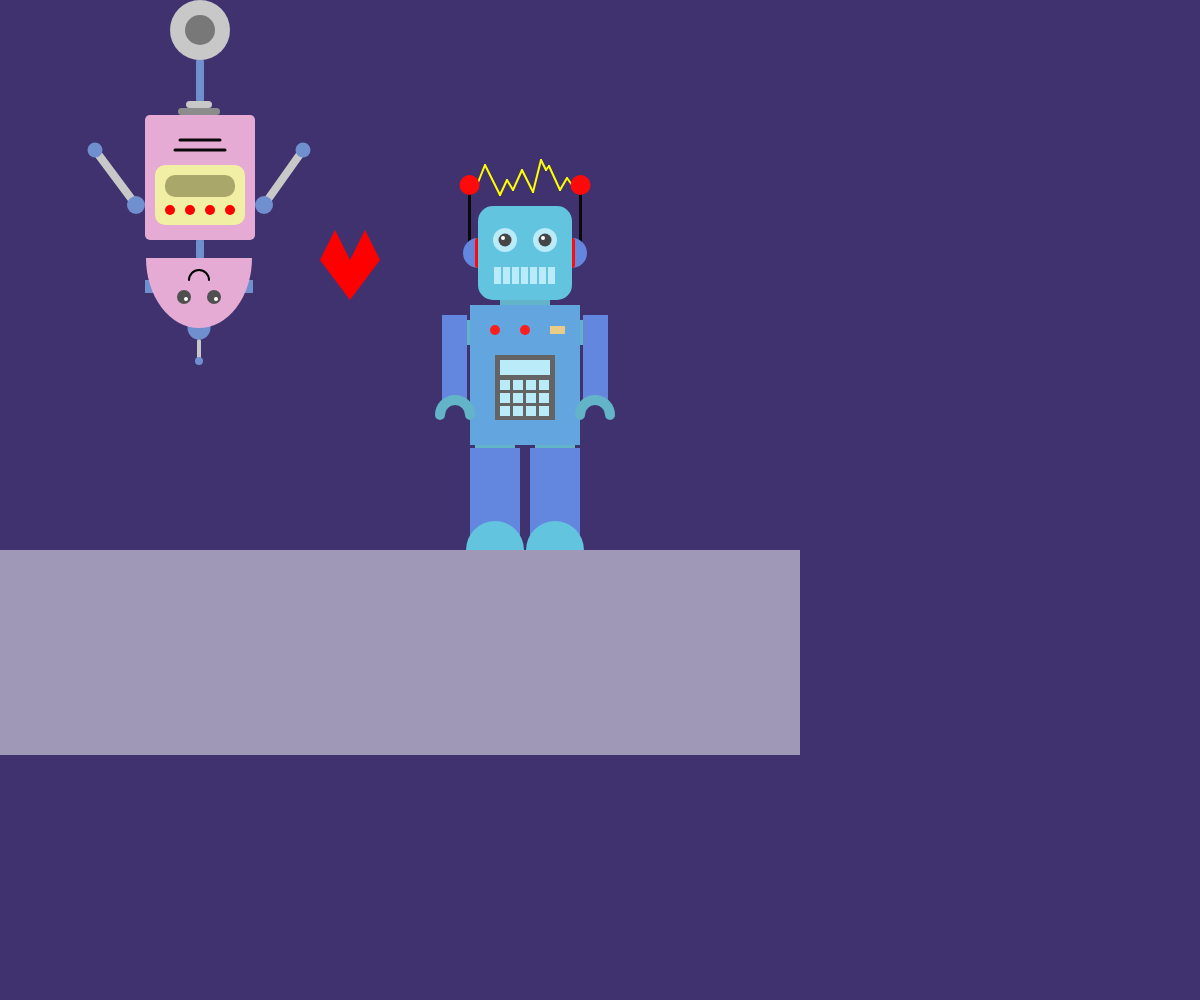
Frame 1 (no input)
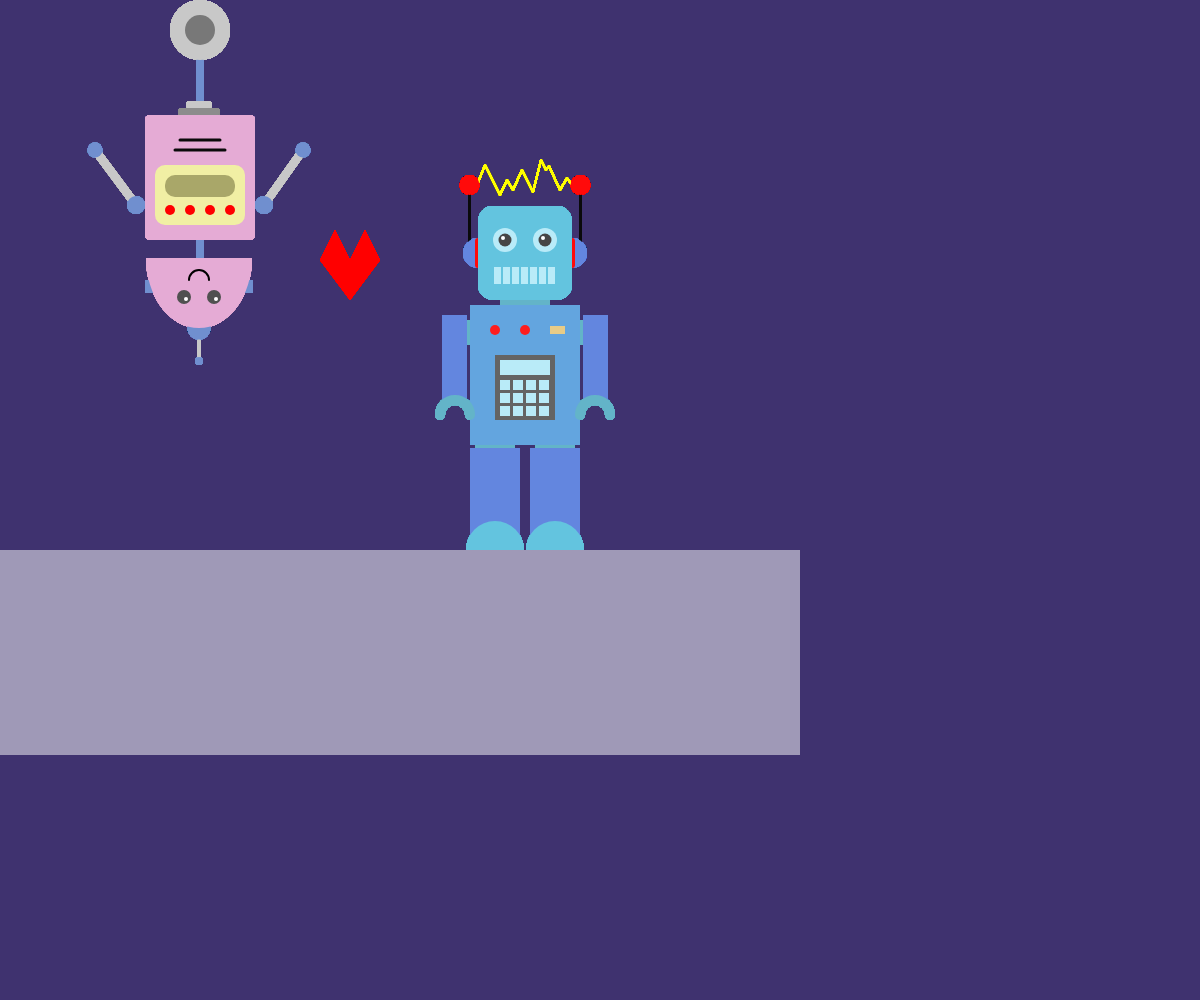
Frame 60 (no input)
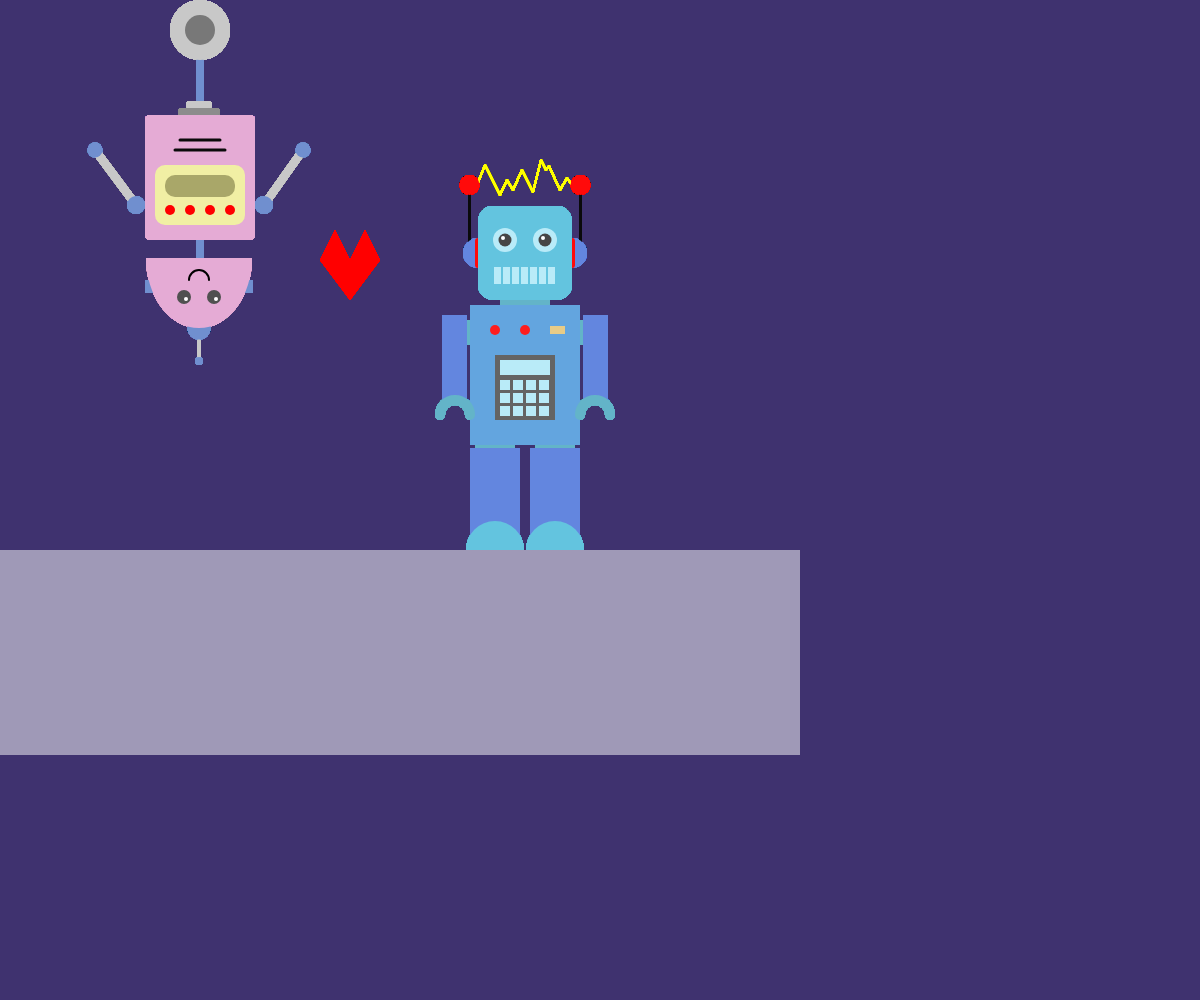
Frame 120 (the mouse pressed at the canvas centre since frame 60)

The p5.js sketch that drew these frames (run headless with seeded random() and noise() and a simulated clock; from frame 60 on, the mouse is pressed at the canvas centre):

// p5.js sketch
// ── sketch.js
function setup() {
  createCanvas (windowWidth, windowHeight);
  background (63, 50, 111);
}

function draw() {
  //FLOOR
  noStroke();
  fill (159, 153, 183);
  rect (0, 550, 800, 205);

  //FIRST ROBOT !!!!!

  //electrical
  //1
  strokeWeight(2);
  stroke(255, 255, 0);
  line(477, 185, 485, 165);
  //2
  strokeWeight(2);
  stroke(255, 255, 0);
  line(485, 165, 500, 195);
  //3
  strokeWeight(2);
  stroke(255, 255, 0);
  line(500, 195, 507, 180);
  //4
  strokeWeight(2);
  stroke(255, 255, 0);
  line(507, 180, 513, 190);
  //5
  strokeWeight(2);
  stroke(255, 255, 0);
  line(513, 190, 522, 170);
  //6
  strokeWeight(2);
  stroke(255, 255, 0);
  line(522, 170, 533, 192);
  //7
  strokeWeight(2);
  stroke(255, 255, 0);
  line(533, 192, 541, 160);
  //8
  strokeWeight(2);
  stroke(255, 255, 0);
  line(541, 160, 546, 170);
  //9
  strokeWeight(2);
  stroke(255, 255, 0);
  line(546, 170, 549, 166);
  //10
  strokeWeight(2);
  stroke(255, 255, 0);
  line(549, 166, 560, 190);
  //11
  strokeWeight(2);
  stroke(255, 255, 0);
  line(560, 190, 567, 178);
  //12
  strokeWeight(2);
  stroke(255, 255, 0);
  line(567, 178, 572, 185);

  //left antenna
  noStroke();
  fill(10);
  rect(468, 190, 3, 52);

  noStroke();
  fill(255, 10, 10);
  ellipse(469.5, 185, 20);

  //right antenna
  noStroke();
  fill(10);
  rect(579, 190, 3, 52);

  noStroke();
  fill(255, 10, 10);
  ellipse(580.5, 185, 20);

  //left and right ears
  noStroke();
  fill(99, 134, 223);
  ellipse(478, 253, 30);

  noStroke();
  fill(99, 134, 223);
  ellipse(572, 253, 30);

  //left and right ear extra-parts
  noStroke();
  fill(255, 10, 10);
  rect(475, 238, 8, 30, 3);

  noStroke();
  fill(255, 10, 10);
  rect(567, 238, 8, 30, 3);

  //head
  noStroke();
  fill(99, 196, 223);
  rect(478, 206, 94, 94, 15);

  //left and right eyes
  noStroke();
  fill(185, 235, 248);
  ellipse(505, 240, 24);

  noStroke();
  fill(185, 235, 248);
  ellipse(545, 240, 24);

  //left and right pupils
  noStroke();
  fill(70);
  ellipse(505, 240, 13);

  noStroke();
  fill(70);
  ellipse(545, 240, 13);

  //+ reflex
  noStroke();
  fill(255, 255, 255);
  ellipse(503, 238, 4);

  noStroke();
  fill(255, 255, 255);
  ellipse(543, 238, 4);

  //mouth = teeth
  noStroke();
  fill(185, 235, 248);
  rect(494, 267, 7, 17);

  noStroke();
  fill(185, 235, 248);
  rect(503, 267, 7, 17);

  noStroke();
  fill(185, 235, 248);
  rect(512, 267, 7, 17);

  noStroke();
  fill(185, 235, 248);
  rect(521, 267, 7, 17);

  noStroke();
  fill(185, 235, 248);
  rect(530, 267, 7, 17);

  noStroke();
  fill(185, 235, 248);
  rect(539, 267, 7, 17);

  noStroke();
  fill(185, 235, 248);
  rect(548, 267, 7, 17);

  //neck
  noStroke();
  fill(99, 180, 200);
  rect(500, 300, 50, 5);

  //bust
  noStroke();
  fill(99, 165, 223);
  rect(470, 305, 110, 140);

  //buttons
  noStroke();
  fill(255, 30, 30);
  ellipse(495, 330, 10);

  noStroke();
  fill(255, 30, 30);
  ellipse(525, 330, 10);

  noStroke();
  fill(232, 204, 135);
  rect(550, 326, 15, 8);

  //keypad
  noStroke();
  fill(100);
  rect(495, 355, 60, 65);

  //+ buttons
  noStroke();
  fill(185, 235, 248);
  rect(500, 360, 50, 15);

  //first column
  noStroke();
  fill(185, 235, 248);
  rect(500, 380, 10, 10);

  noStroke();
  fill(185, 235, 248);
  rect(500, 393, 10, 10);

  noStroke();
  fill(185, 235, 248);
  rect(500, 406, 10, 10);

  //second column
  noStroke();
  fill(185, 235, 248);
  rect(513, 380, 10, 10);

  noStroke();
  fill(185, 235, 248);
  rect(513, 393, 10, 10);

  noStroke();
  fill(185, 235, 248);
  rect(513, 406, 10, 10);

  //third column
  noStroke();
  fill(185, 235, 248);
  rect(526, 380, 10, 10);

  noStroke();
  fill(185, 235, 248);
  rect(526, 393, 10, 10);

  noStroke();
  fill(185, 235, 248);
  rect(526, 406, 10, 10);

  //fourth column
  noStroke();
  fill(185, 235, 248);
  rect(539, 380, 10, 10);

  noStroke();
  fill(185, 235, 248);
  rect(539, 393, 10, 10);

  noStroke();
  fill(185, 235, 248);
  rect(539, 406, 10, 10);

  //left and right arms
  noStroke();
  fill(99, 134, 223);
  rect(442, 315, 25, 90);

  noStroke();
  fill(99, 134, 223);
  rect(583, 315, 25, 90);

  //+ connections
  noStroke();
  fill(99, 180, 200);
  rect(467, 320, 3, 25);

  noStroke();
  fill(99, 180, 200);
  rect(580, 320, 3, 25);

  //left and right hands
  strokeWeight(10);
  stroke(99, 180, 200);
  noFill();
  arc(455, 415, 30, 30, PI, TWO_PI);

  strokeWeight(10);
  stroke(99, 180, 200);
  noFill();
  arc(595, 415, 30, 30, PI, TWO_PI);

  //left and right legs
  noStroke();
  fill(99, 134, 223);
  rect(470, 448, 50, 87);

  noStroke();
  fill(99, 134, 223);
  rect(530, 448, 50, 87);

  //+ connection
  noStroke();
  fill(99, 180, 200);
  rect(475, 445, 40, 3);

  noStroke();
  fill(99, 180, 200);
  rect(535, 445, 40, 3);

  //left and right feet
  noStroke();
  fill(99, 196, 223);
  arc(495, 550, 58, 58, PI, TWO_PI);

  noStroke();
  fill(99, 196, 223);
  arc(555, 550, 58, 58, PI, TWO_PI);

  //SECOND ROBOT !!!!!
  //"leg"
  noStroke();
  fill(112, 143, 207);
  rect(196, 58, 8, 45, 5);

  noStroke();
  fill(200);
  rect(186, 101, 26, 7, 5);

  noStroke();
  fill(140);
  rect(178, 108, 42, 7, 5);

  //wheel
  noStroke();
  fill(200);
  ellipse(200, 30, 60);

  noStroke();
  fill(120);
  ellipse(200, 30, 30);

  //neck
  noStroke();
  fill(112, 143, 207);
  rect(196, 238, 8, 22, 5);

  //bust
  noStroke();
  fill(229, 171, 213);
  rect(145, 115, 110, 125, 5);

  //keypad
  noStroke();
  fill(241, 239, 164);
  rect(155, 165, 90, 60, 10);

  //+ buttons
  noStroke();
  fill(255, 0, 0);
  ellipse(170, 210, 10)

  noStroke();
  fill(255, 0, 0);
  ellipse(190, 210, 10)

  noStroke();
  fill(255, 0, 0);
  ellipse(210, 210, 10)

  noStroke();
  fill(255, 0, 0);
  ellipse(230, 210, 10)

  noStroke();
  fill(169, 167, 105);
  rect(165, 175, 70, 22, 10)

  //top of bust
  strokeWeight(3);
  stroke(10);
  line(175, 150, 225, 150)

  strokeWeight(3);
  stroke(10);
  line(180, 140, 220, 140)

  //left and right ears
  noStroke();
  fill(112, 143, 207);
  rect(145, 280, 13, 13);

  noStroke();
  fill(112, 143, 207);
  rect(240, 280, 13, 13);

  //top of head
  noStroke();
  fill(200);
  rect(197, 339, 4, 20, 5);

  noStroke();
  fill(112, 143, 207);
  ellipse(199, 361, 8);

  noStroke();
  fill(112, 143, 207);
  ellipse(199, 328, 23)

  //head
  noStroke();
  fill(229, 171, 213);
  arc(199, 258, 106, 140, 0, PI);

  //left and right eyes
  noStroke();
  fill(80);
  ellipse(184, 297, 14);

  noStroke();
  fill(80);
  ellipse(214, 297, 14);

  //+ reflex
  noStroke();
  fill(255, 255, 255);
  ellipse(186, 299, 4);

  noStroke();
  fill(255, 255, 255);
  ellipse(216, 299, 4);

  //mouth
  strokeWeight(2);
  stroke(0);
  noFill();
  arc(199, 280, 20, 20, PI, 0);

  //left arm
  strokeWeight(8);
  stroke(200)
  noFill();
  line(136, 205, 95, 150)

  noStroke();
  fill(112, 143, 207);
  ellipse(136, 205, 18);

  //right arm
  strokeWeight(8);
  stroke(200)
  noFill();
  line(264, 205, 303, 150)

  noStroke();
  fill(112, 143, 207);
  ellipse(264, 205, 18);

  //left and right hands
  noStroke();
  fill(112, 143, 207);
  ellipse(95, 150, 15);

  noStroke();
  fill(112, 143, 207);
  ellipse(303, 150, 15);

  //HEART!!!!
  noStroke();
  fill(255, 0, 0);
  triangle(320, 260, 350, 260, 335, 230)

  noStroke();
  fill(255, 0, 0);
  triangle(350, 260, 380, 260, 365, 230)

  noStroke();
  fill(255, 0, 0);
  triangle(320, 260, 380, 260, 350, 300)

}

function trapezoid(x, y) {
  noStroke();

  beginShape(QUADS);
  vertex(x +   10, y -   0);
  vertex(x + 70, y -   0);
  vertex(x + 100, y - 140);
  vertex(x -  20, y - 140);
  endShape();
}
